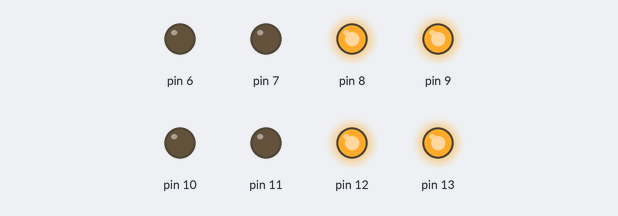
Bench run of a sketch on a simulated Arduino Uno, built with avr-gcc and run on an emulated ATmega328P. On the bench: output pins drawn as LEDs (lit = HIGH).

Above: at 1.5 s.
At 7.5 s:
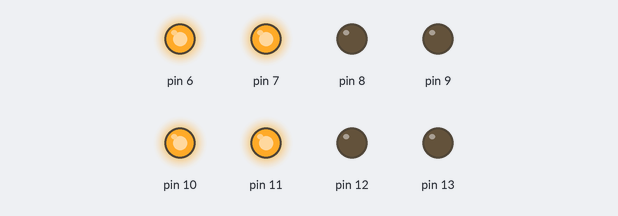
At 10.5 s:
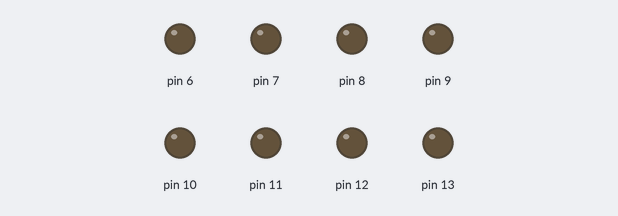
Timing chart, 0 to 15.6 s (numbered marks = the images above):
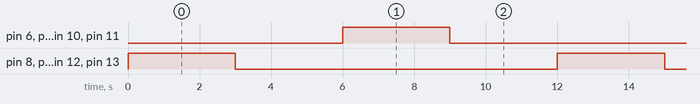

Measured:
- by itself, pin 6–13: alternates HIGH for 3.0 s and LOW for 9.0 s
- by itself, everything shown: repeats every 12.0 s, in 4 steps

The sketch:

FullDrive.ino
```cpp
void setup()
{
	pinMode(13,OUTPUT);
	pinMode(12,OUTPUT);
	pinMode(11,OUTPUT);
	pinMode(10,OUTPUT);
	pinMode(9,OUTPUT);
	pinMode(8,OUTPUT);
	pinMode(7,OUTPUT);
	pinMode(6,OUTPUT);
}

void loop()
{
	high(13);
	high(12);
	low(11);
	low(10);
	high(9);
	high(8);
	low(7);
	low(6);
	delay(3000);

	low(13);
	low(12);
	low(11);
	low(10);
	low(9);
	low(8);
	low(7);
	low(6);
	delay(3000);

	low(13);
	low(12);
	high(11);
	high(10);
	low(9);
	low(8);
	high(7);
	high(6);
	delay(3000);

	low(13);
	low(12);
	low(11);
	low(10);
	low(9);
	low(8);
	low(7);
	low(6);
	delay(3000);
}

void low(int x) { digitalWrite(x, LOW); }
void high(int x) { digitalWrite(x, HIGH); }
```
